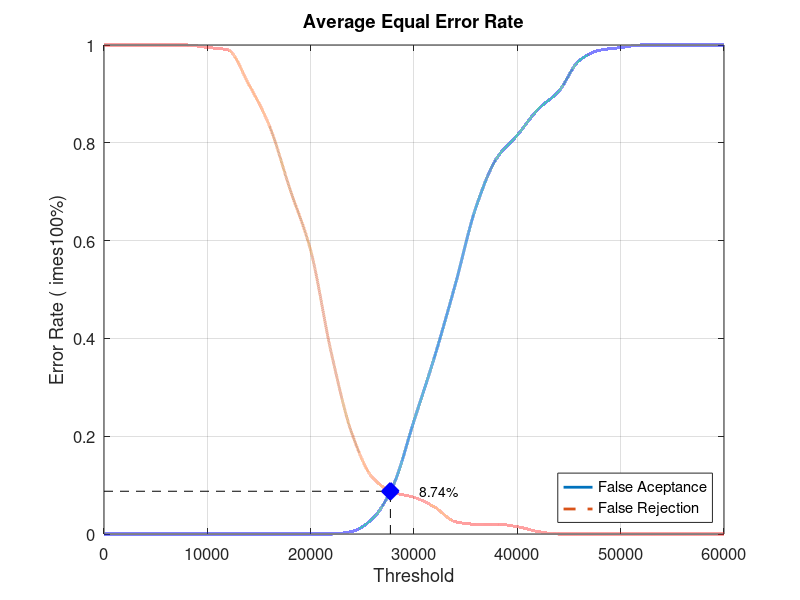
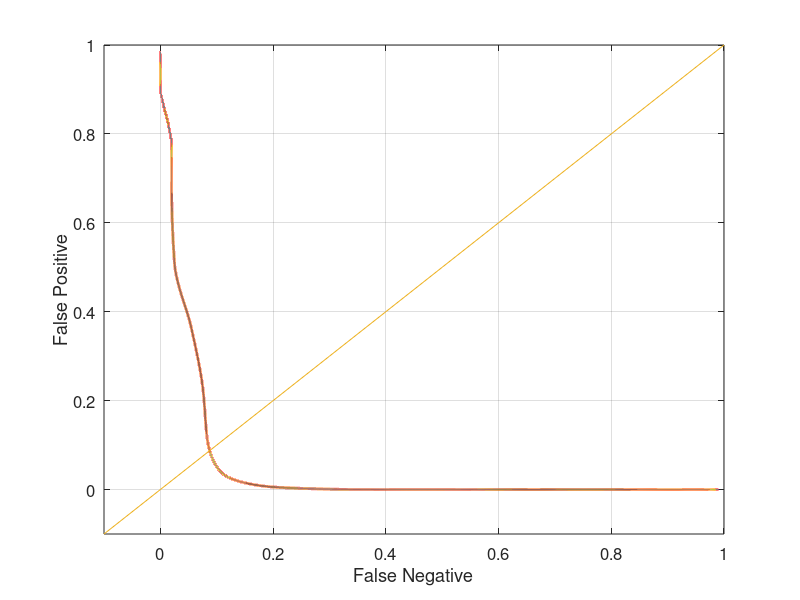

Recreate these plots in MATLAB, in order.
close all;
clear;
clc;
x = 0:2000:60000;
xq = 0:0.5:60000;

y0 = [0 0 0 0 0 0 0 0 0 0 0 0 0.00526316 0.0315789 0.1 0.231579 0.363158 0.510526 0.668421 0.768421 0.815789 0.868421 0.905263 0.968421 0.989474 0.994737 1 1 1 1 1]
yy0 = interp1(x, y0, xq, 'pchip');
y1 = [1 1 1 1 1 0.995 0.99 0.92 0.835 0.705 0.58 0.37 0.205 0.115 0.085 0.075 0.055 0.025 0.02 0.02 0.015 0.005 0 0 0 0 0 0 0 0 0]
yy1 = interp1(x, y1, xq, 'pchip');

% Calculating EER: 
y2 = abs(y0 - y1);
find(y2 == min(y2))
yy2 = abs(yy0 - yy1);
xEER = find(yy2 == min(yy2));
xEERIndex = xq(xEER) % X-axis EER
yEER = yy0(xEER) % Y-axis EER

main = figure
plot(xq, yy0,'-','LineWidth', 2);	hold on
plot(xq, yy1,'--','LineWidth', 2);	hold on
plot([xEERIndex xEERIndex], [0 yEER], 'k--');	hold on
plot([0 xEERIndex], [yEER yEER], 'k--');	hold on
plot(xEERIndex, yEER, 'bx', 'LineWidth', 10);	hold on
text(xEERIndex + 10 * xEERIndex / 100, yEER, [num2str(round((10000 * yEER)) / 100) '%'])
legend('False Aceptance', 'False Rejection', 'Location', 'SouthEast')
xlabel('Threshold')
ylabel('Error Rate (	imes100%)')
title('Average Equal Error Rate')
set(gca, 'FontSize', 12)
axis([0 60000 0 1])
grid on

print(main, 'Database2_2Main', '-dpng');
FNRxFPR = figure('Color', [1 1 1]);
plot(yy1, yy0, '-', yy1, yy0, 'LineWidth', 2);
hold on
y = -0.1:0.1:1
plot(y, y); 
set(gca, 'FontSize', 12)
xlabel('False Negative')
ylabel('False Positive')
axis([-0.1 1 -0.1 1])
set(gca, 'FontSize', 12)
grid on

print(FNRxFPR, 'Database2_2FNRxFPR','-dpng');
